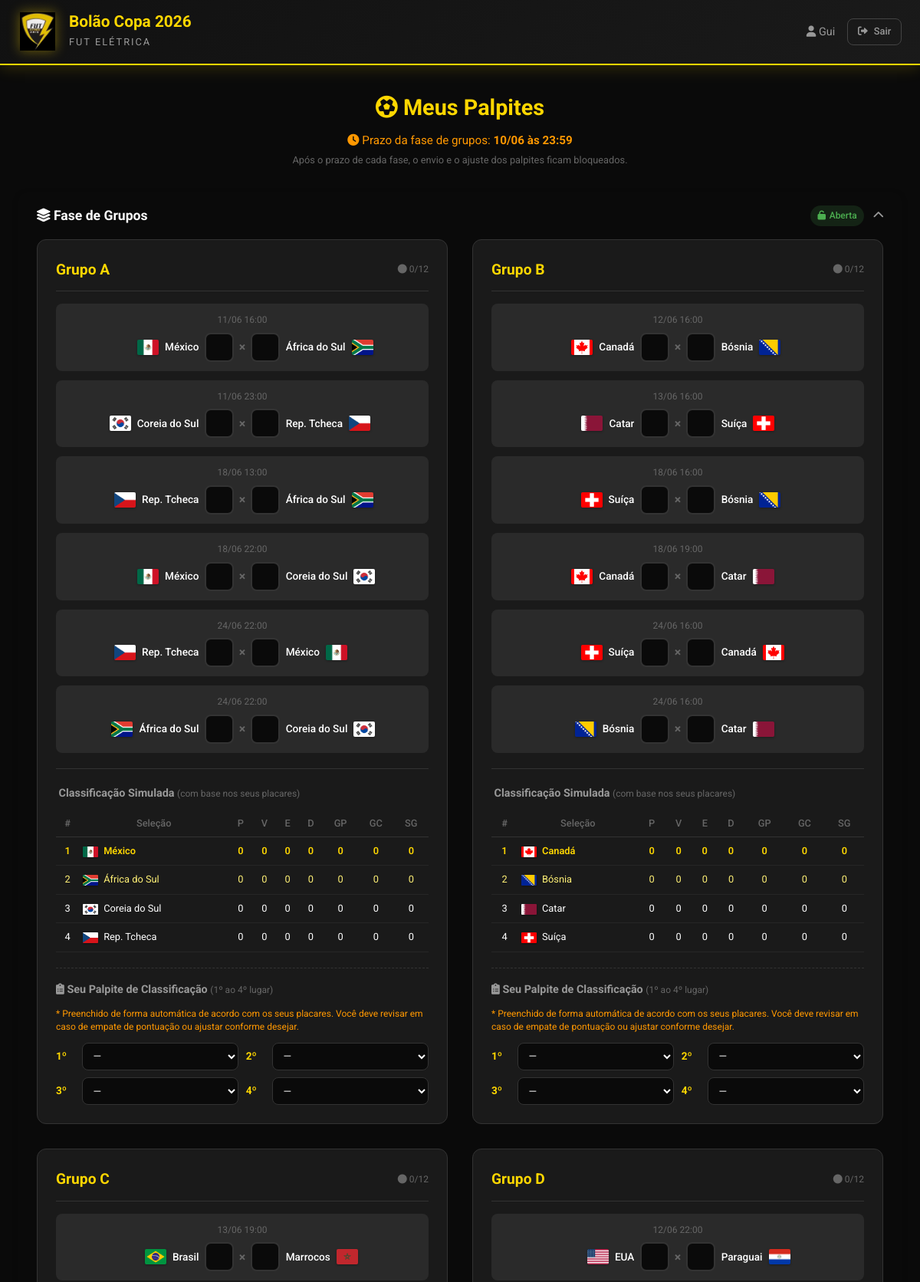
The app's page /bolao/palpites/ (signed in, upper part) with its own data.
### bolao/models.py (models this page shows, shortened)
class Participante(models.Model):
    username = models.CharField(max_length=30, unique=True)
    nome = models.CharField(max_length=50)
    sobrenome = models.CharField(max_length=50)
    pin_hash = models.CharField(max_length=64)
    precisa_redefinir_pin = models.BooleanField(default=False)
    criado_em = models.DateTimeField(auto_now_add=True)
    class Meta:
        ordering = ['nome', 'sobrenome']

class Grupo(models.Model):
    letra = models.CharField(max_length=1, unique=True)
    nome = models.CharField(max_length=20)
    class Meta:
        ordering = ['letra']

class Jogo(models.Model):
    FASE_CHOICES = [
        ('grupos', 'Fase de Grupos'),
        ('16avos', '16-avos de Final'),
        ('oitavas', 'Oitavas de Final'),
        ('quartas', 'Quartas de Final'),
        ('semi', 'Semifinais'),
        ('terceiro', 'Disputa 3º Lugar'),
        ('final', 'Final'),
    ]
    grupo = models.ForeignKey(Grupo, on_delete=models.CASCADE, related_name='jogos', null=True, blank=True)
    selecao_casa = models.ForeignKey(Selecao, on_delete=models.CASCADE, related_name='jogos_casa', null=True, blank=True)
    selecao_fora = models.ForeignKey(Selecao, on_delete=models.CASCADE, related_name='jogos_fora', null=True, blank=True)
    data_hora = models.DateTimeField()
    rodada = models.PositiveSmallIntegerField(default=1)
    fase = models.CharField(max_length=20, choices=FASE_CHOICES, default='grupos')
    numero_jogo = models.PositiveSmallIntegerField(null=True, blank=True, unique=True)
    descricao = models.CharField(max_length=120, blank=True)
    gols_casa = models.PositiveSmallIntegerField(null=True, blank=True)
    gols_fora = models.PositiveSmallIntegerField(null=True, blank=True)
    class Meta:
        ordering = ['data_hora']
        verbose_name = 'Jogo'
    @property
    def resultado_definido(self):
        return self.gols_casa is not None and self.gols_fora is not None
    @property
    def equipes_definidas(self):
        return self.selecao_casa is not None and self.selecao_fora is not None

class Selecao(models.Model):
    nome = models.CharField(max_length=60)
    codigo = models.CharField(max_length=3, unique=True)
    bandeira_emoji = models.CharField(max_length=10, blank=True)
    grupo = models.ForeignKey(Grupo, on_delete=models.CASCADE, related_name='selecoes')
    class Meta:
        verbose_name = 'Seleção'
        verbose_name_plural = 'Seleções'
        ordering = ['grupo', 'nome']

class ConfigBolao(models.Model):
    fase_grupos_aberta = models.BooleanField(default=True)
    prazo_fase_grupos = models.DateTimeField(null=True, blank=True)
    fase_16avos_aberta = models.BooleanField(default=False)
    fase_oitavas_aberta = models.BooleanField(default=False)
    fase_quartas_aberta = models.BooleanField(default=False)
    fase_semi_aberta = models.BooleanField(default=False)
    fase_terceiro_aberta = models.BooleanField(default=False)
    fase_final_aberta = models.BooleanField(default=False)
    palpites_publicos = models.BooleanField(default=False)
    lock_fase_grupos = models.BooleanField(default=False)
    lock_16avos = models.BooleanField(default=False)
    lock_oitavas = models.BooleanField(default=False)
    lock_quartas = models.BooleanField(default=False)
    lock_semi = models.BooleanField(default=False)
    lock_terceiro = models.BooleanField(default=False)
    lock_final = models.BooleanField(default=False)
    publico_fase_grupos = models.BooleanField(default=False)
    publico_16avos = models.BooleanField(default=False)
    publico_oitavas = models.BooleanField(default=False)
    publico_quartas = models.BooleanField(default=False)
    publico_semi = models.BooleanField(default=False)
    publico_terceiro = models.BooleanField(default=False)
    publico_final = models.BooleanField(default=False)
    class Meta:
        verbose_name = 'Configuração do Bolão'
        verbose_name_plural = 'Configurações do Bolão'
    @classmethod
    def get_config(cls):
        config, _ = cls.objects.get_or_create(pk=1)
        return config

### bolao/views.py (the view)
# urls.py: path('palpites/', views.palpites_view, name='palpites'),
def palpites_view(request):
    participante = get_participante(request)
    if not participante:
        return redirect('bolao:login')
    if participante.precisa_redefinir_pin:
        return redirect('bolao:redefinir_pin')
    config = ConfigBolao.get_config()
    if not config.fase_grupos_aberta:
        messages.info(request, 'Os palpites da fase de grupos estão fechados.')
    grupos = Grupo.objects.prefetch_related(
        'selecoes', 'jogos', 'jogos__selecao_casa', 'jogos__selecao_fora'
    ).all()
    palpites_existentes = {}
    for p in Palpite.objects.filter(participante=participante):
        palpites_existentes[p.jogo_id] = {
            'gols_casa': p.gols_casa,
            'gols_fora': p.gols_fora,
            'pontos': p.pontos,
        }
    classificacoes_existentes = {}
    for pc in PalpiteClassificacao.objects.filter(participante=participante):
        if pc.grupo_id not in classificacoes_existentes:
            classificacoes_existentes[pc.grupo_id] = {}
        classificacoes_existentes[pc.grupo_id][pc.posicao] = pc.selecao_id
    extras_existentes = {}
    for pe in PalpiteExtra.objects.filter(participante=participante):
        extras_existentes[pe.tipo] = pe.selecao_id
    todas_selecoes = list(Selecao.objects.values('id', 'nome', 'bandeira_emoji', 'codigo', 'grupo_id'))
    fase_grupos_bloqueada = config.lock_fase_grupos or prazo_passou('grupos')
    todas_fases_elim = []
    fase_elim_map = [
        ('16avos', config.fase_16avos_aberta, '16-avos de Final', config.lock_16avos),
        ('oitavas', config.fase_oitavas_aberta, 'Oitavas de Final', config.lock_oitavas),
        ('quartas', config.fase_quartas_aberta, 'Quartas de Final', config.lock_quartas),
        ('semi', config.fase_semi_aberta, 'Semifinais', config.lock_semi),
        ('terceiro', config.fase_terceiro_aberta, 'Disputa 3º Lugar', config.lock_terceiro),
        ('final', config.fase_final_aberta, 'Final', config.lock_final),
    ]
    for fase_cod, aberta, fase_nome, bloqueada in fase_elim_map:
        jogos = Jogo.objects.filter(fase=fase_cod).select_related(
            'selecao_casa', 'selecao_fora'
        )
        if jogos.exists():
            todas_fases_elim.append({
                'codigo': fase_cod,
                'nome': fase_nome,
                'aberta': aberta,
                'bloqueada': bloqueada or prazo_passou(fase_cod),
                'prazo': prazo_label(fase_cod),
                'jogos': jogos,
            })
    palpites_elim_existentes = {}
    for p in Palpite.objects.filter(
        participante=participante,
        jogo__fase__in=['16avos', 'oitavas', 'quartas', 'semi', 'terceiro', 'final']
    ):
        palpites_elim_existentes[p.jogo_id] = {
            'gols_casa': p.gols_casa,
            'gols_fora': p.gols_fora,
            'pontos': p.pontos,
        }
    return render(request, 'bolao/palpites.html', {
        'participante': participante,
        'grupos': grupos,
        'palpites_existentes': json.dumps(palpites_existentes),
        'classificacoes_existentes': json.dumps(classificacoes_existentes),
        'extras_existentes': json.dumps(extras_existentes),
        'todas_selecoes': json.dumps(todas_selecoes),
        'config': config,
        'fase_grupos_bloqueada': fase_grupos_bloqueada,
        'prazo_grupos': prazo_label('grupos'),
        'todas_fases_elim': todas_fases_elim,
        'palpites_elim_existentes': json.dumps(palpites_elim_existentes),
    })

### bolao/prazos.py (called while the page is built)
def get_prazo(fase):
    s = PRAZOS_STR.get(fase)
    if not s:
        return None
    return timezone.make_aware(datetime.strptime(s, '%Y-%m-%d %H:%M'))

def prazo_passou(fase):
    prazo = get_prazo(fase)
    return prazo is not None and timezone.now() > prazo

def prazo_label(fase):
    return PRAZOS_LABEL.get(fase, '')

### bolao/templatetags/bolao_filters.py (called while the page is built)
@register.filter
def flag_url(selecao):
    if hasattr(selecao, 'codigo'):
        return f"images/flags/{selecao.codigo.lower()}.png"
    return ""

### bolao/views.py (called while the page is built)
def get_participante(request):
    participante_id = request.session.get('participante_id')
    if participante_id:
        try:
            return Participante.objects.get(id=participante_id)
        except Participante.DoesNotExist:
            del request.session['participante_id']
    return None

### templates/bolao/palpites.html (shortened to what this page needs)
{% extends 'bolao/base_bolao.html' %}
{% load static %}
{% load bolao_filters %}
{% block header_nav %}
<div class="user-info">
    <span class="user-name"><i class="fas fa-user"></i> {{ participante.nome }}</span>
    <a href="{% url 'bolao:logout' %}" class="btn btn-sm btn-outline">
        <i class="fas fa-sign-out-alt"></i> Sair
    </a>
</div>
{% endblock %}
{% block content %}
<div class="palpites-container">
    <div class="palpites-header">
        <h2><i class="fas fa-futbol"></i> Meus Palpites</h2>
        <p class="deadline-info">
            <i class="fas fa-clock"></i> Prazo da fase de grupos: <strong>{{ prazo_grupos }}</strong>
        </p>
        <p class="deadline-sub">Após o prazo de cada fase, o envio e o ajuste dos palpites ficam bloqueados.</p>
    </div>
    <div class="etapa-section" id="etapa-grupos">
        <div class="etapa-header etapa-toggle" data-target="etapa-grupos-content">
            <h3><i class="fas fa-layer-group"></i> Fase de Grupos</h3>
            <div class="etapa-header-right">
                {% if fase_grupos_bloqueada %}
                <span class="badge badge-error"><i class="fas fa-lock"></i> Bloqueada</span>
                {% elif config.fase_grupos_aberta %}
                <span class="badge badge-success"><i class="fas fa-unlock"></i> Aberta</span>
                {% else %}
                <span class="badge badge-warning"><i class="fas fa-lock"></i> Fechada</span>
                {% endif %}
                <i class="fas fa-chevron-down toggle-icon"></i>
            </div>
        </div>
        <div class="etapa-content" id="etapa-grupos-content">
            <div class="grupos-grid">
                {% for grupo in grupos %}
                <div class="grupo-card" id="grupo-{{ grupo.letra }}">
                    <div class="grupo-header">
                        <h3>Grupo {{ grupo.letra }}</h3>
                        <span class="grupo-status" id="status-{{ grupo.letra }}">
                        </span>
                    </div>
                    <div class="jogos-list">
                        {% for jogo in grupo.jogos.all %}
                        <div class="jogo-row" data-jogo-id="{{ jogo.id }}" data-grupo="{{ grupo.letra }}"
                             data-casa-id="{{ jogo.selecao_casa.id }}" data-fora-id="{{ jogo.selecao_fora.id }}">
                            <div class="jogo-data">
                                {{ jogo.data_hora|date:"d/m H:i" }}
                            </div>
                            <div class="jogo-times">
                                <div class="time-casa">
                                    <img src="{% static jogo.selecao_casa|flag_url %}" alt="{{ jogo.selecao_casa.codigo }}" class="bandeira-img">
                                    <span class="time-nome">{{ jogo.selecao_casa.nome }}</span>
                                </div>
                                <div class="placar-inputs">
                                    <input type="number" min="0" max="9" class="placar-input gols-casa"
                                           data-jogo="{{ jogo.id }}" data-tipo="casa"
                                           {% if not config.fase_grupos_aberta or fase_grupos_bloqueada %}disabled{% endif %}>
                                    <span class="placar-x">×</span>
                                    <input type="number" min="0" max="9" class="placar-input gols-fora"
                                           data-jogo="{{ jogo.id }}" data-tipo="fora"
                                           {% if not config.fase_grupos_aberta or fase_grupos_bloqueada %}disabled{% endif %}>
                                </div>
                                <div class="time-fora">
                                    <span class="time-nome">{{ jogo.selecao_fora.nome }}</span>
                                    <img src="{% static jogo.selecao_fora|flag_url %}" alt="{{ jogo.selecao_fora.codigo }}" class="bandeira-img">
                                </div>
                            </div>
                        </div>
                        {% endfor %}
                    </div>
                    <div class="classificacao-grupo" id="classificacao-{{ grupo.letra }}">
                        <h4> Classificação Simulada <small>(com base nos seus placares)</small></h4>
                        <table class="tabela-classificacao">
                            <thead>
                                <tr>
                                    <th>#</th><th>Seleção</th><th>P</th><th>V</th><th>E</th><th>D</th><th>GP</th><th>GC</th><th>SG</th>
                                </tr>
                            </thead>
                            <tbody>
                                {% for selecao in grupo.selecoes.all %}
                                <tr data-selecao-id="{{ selecao.id }}">
                                    <td class="pos">-</td>
                                    <td class="sel-nome"><img src="{% static selecao|flag_url %}" alt="{{ selecao.codigo }}" class="bandeira-img-sm"> {{ selecao.nome }}</td>
                                    <td class="pts">0</td><td class="vit">0</td><td class="emp">0</td><td class="der">0</td>
                                    <td class="gp">0</td><td class="gc">0</td><td class="sg">0</td>
                                </tr>
                                {% endfor %}
                            </tbody>
                        </table>
                        <div class="meu-palpite-classif" data-grupo-id="{{ grupo.id }}">
                            <h4><i class="fas fa-clipboard-list"></i> Seu Palpite de Classificação <small>(1º ao 4º lugar)</small></h4>
                            <p class="classif-aviso">
                                * Preenchido de forma automática de acordo com os seus placares.
                                Você deve revisar em caso de empate de pontuação ou ajustar conforme desejar.
                            </p>
                            <div class="classif-posicoes">
                                {% for pos in "1234" %}
                                <div class="classif-pos">
                                    <label>{{ forloop.counter }}º</label>
                                    <select class="classif-select" data-grupo="{{ grupo.id }}" data-posicao="{{ forloop.counter }}"
                                            {% if not config.fase_grupos_aberta or fase_grupos_bloqueada %}disabled{% endif %}>
                                        <option value="">—</option>
                                    </select>
                                </div>
                                {% endfor %}
                            </div>
                        </div>
                    </div>
                </div>
                {% endfor %}
            </div>
        </div>
    </div>
</div>
{% endblock %}

### records on screen
Participante: nome "Gui"
Grupo: letra "A"
Jogo: data_hora "11/06 16:00", selecao_casa.nome "México", selecao_fora.nome "África do Sul"
Jogo: data_hora "11/06 23:00", shows a picture, selecao_casa.nome "Coreia do Sul", selecao_fora.nome "Rep. Tcheca"
Jogo: data_hora "18/06 13:00", selecao_casa.nome "Rep. Tcheca", selecao_fora.nome "África do Sul"
Jogo: data_hora "18/06 22:00", selecao_casa.nome "México", selecao_fora.nome "Coreia do Sul"
Jogo: data_hora "24/06 22:00", selecao_casa.nome "Rep. Tcheca", selecao_fora.nome "México", shows a picture
Jogo: data_hora "24/06 22:00", shows a picture, selecao_casa.nome "África do Sul", selecao_fora.nome "Coreia do Sul"
Selecao: shows a picture, nome "Coreia do Sul"
Selecao: shows a picture, nome "México"
Selecao: shows a picture, nome "Rep. Tcheca"
Selecao: shows a picture, nome "África do Sul"
Grupo: letra "B"
Jogo: data_hora "12/06 16:00", selecao_casa.nome "Canadá", selecao_fora.nome "Bósnia"
Jogo: data_hora "13/06 16:00", shows a picture, selecao_casa.nome "Catar", selecao_fora.nome "Suíça"
Jogo: data_hora "18/06 16:00", selecao_casa.nome "Suíça", selecao_fora.nome "Bósnia"
Jogo: data_hora "18/06 19:00", selecao_casa.nome "Canadá", selecao_fora.nome "Catar"
Jogo: data_hora "24/06 16:00", selecao_casa.nome "Suíça", selecao_fora.nome "Canadá", shows a picture
Jogo: data_hora "24/06 16:00", shows a picture, selecao_casa.nome "Bósnia", selecao_fora.nome "Catar"
Selecao: shows a picture, nome "Bósnia"
Selecao: shows a picture, nome "Canadá"
Selecao: shows a picture, nome "Catar"
Selecao: shows a picture, nome "Suíça"
Grupo: letra "C"
Jogo: data_hora "13/06 19:00", shows a picture, selecao_casa.nome "Brasil", selecao_fora.nome "Marrocos"
Grupo: letra "D"
Jogo: data_hora "12/06 22:00", shows a picture, selecao_casa.nome "EUA", selecao_fora.nome "Paraguai"

### other values on screen
{{ prazo_grupos }} "10/06 às 23:59"
